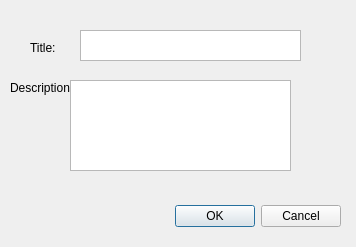
<?xml version="1.0" encoding="UTF-8"?>
<ui version="4.0">
 <class>Dialog</class>
 <widget class="QDialog" name="Dialog">
  <property name="geometry">
   <rect>
    <x>0</x>
    <y>0</y>
    <width>356</width>
    <height>247</height>
   </rect>
  </property>
  <property name="windowTitle">
   <string>Dialog</string>
  </property>
  <widget class="QDialogButtonBox" name="buttonBox">
   <property name="geometry">
    <rect>
     <x>0</x>
     <y>200</y>
     <width>341</width>
     <height>32</height>
    </rect>
   </property>
   <property name="orientation">
    <enum>Qt::Horizontal</enum>
   </property>
   <property name="standardButtons">
    <set>QDialogButtonBox::Cancel|QDialogButtonBox::Ok</set>
   </property>
  </widget>
  <widget class="QLabel" name="label">
   <property name="geometry">
    <rect>
     <x>30</x>
     <y>40</y>
     <width>56</width>
     <height>15</height>
    </rect>
   </property>
   <property name="text">
    <string>Title:</string>
   </property>
  </widget>
  <widget class="QTextEdit" name="titleText">
   <property name="geometry">
    <rect>
     <x>80</x>
     <y>30</y>
     <width>221</width>
     <height>31</height>
    </rect>
   </property>
  </widget>
  <widget class="QLabel" name="label_2">
   <property name="geometry">
    <rect>
     <x>10</x>
     <y>80</y>
     <width>81</width>
     <height>16</height>
    </rect>
   </property>
   <property name="text">
    <string>Description:</string>
   </property>
  </widget>
  <widget class="QTextEdit" name="descText">
   <property name="geometry">
    <rect>
     <x>70</x>
     <y>80</y>
     <width>221</width>
     <height>91</height>
    </rect>
   </property>
  </widget>
 </widget>
 <resources/>
 <connections>
  <connection>
   <sender>buttonBox</sender>
   <signal>accepted()</signal>
   <receiver>Dialog</receiver>
   <slot>accept()</slot>
   <hints>
    <hint type="sourcelabel">
     <x>248</x>
     <y>254</y>
    </hint>
    <hint type="destinationlabel">
     <x>157</x>
     <y>274</y>
    </hint>
   </hints>
  </connection>
  <connection>
   <sender>buttonBox</sender>
   <signal>rejected()</signal>
   <receiver>Dialog</receiver>
   <slot>reject()</slot>
   <hints>
    <hint type="sourcelabel">
     <x>316</x>
     <y>260</y>
    </hint>
    <hint type="destinationlabel">
     <x>286</x>
     <y>274</y>
    </hint>
   </hints>
  </connection>
 </connections>
</ui>
